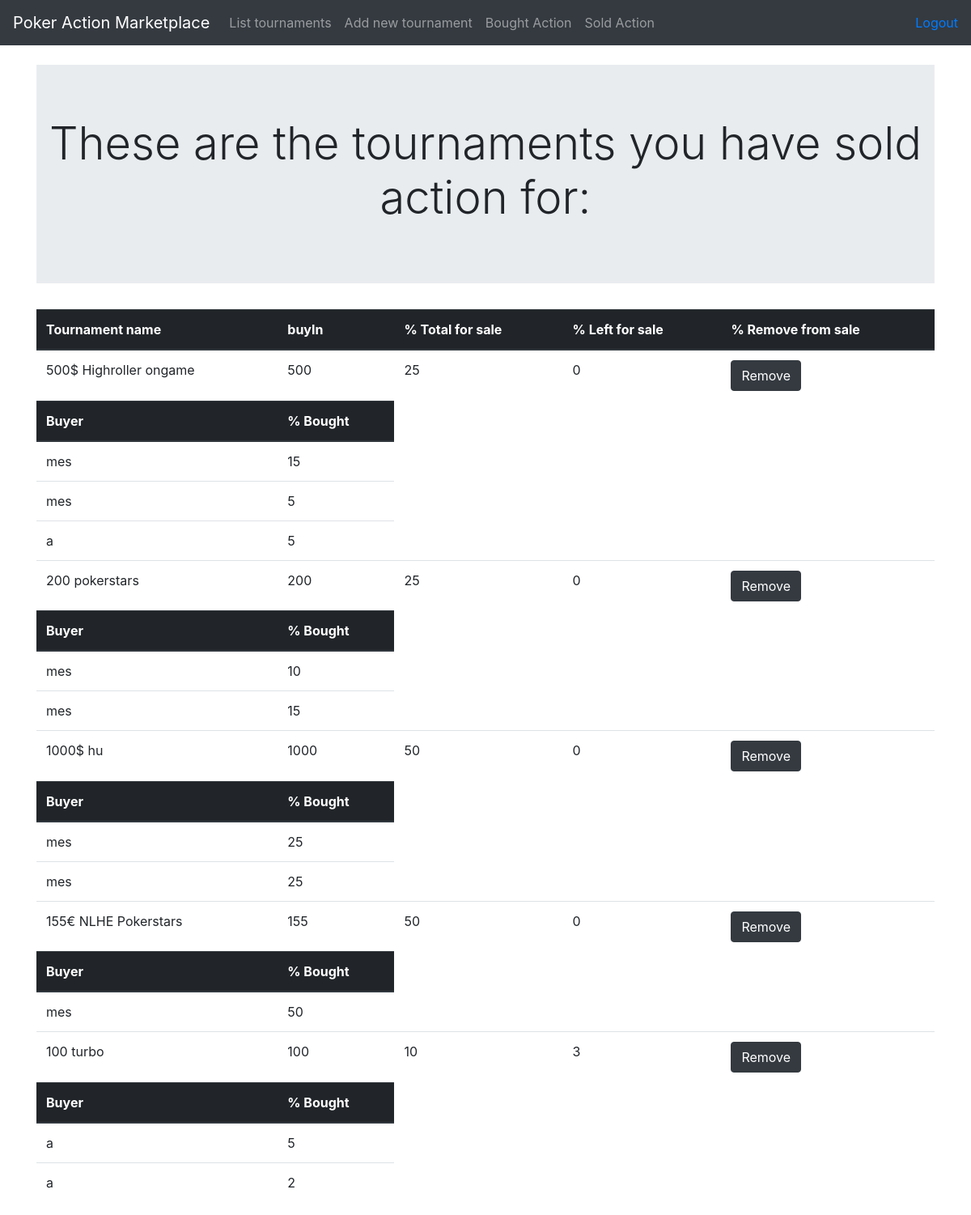
Before: /tournaments/sold (signed in) with the older database file.
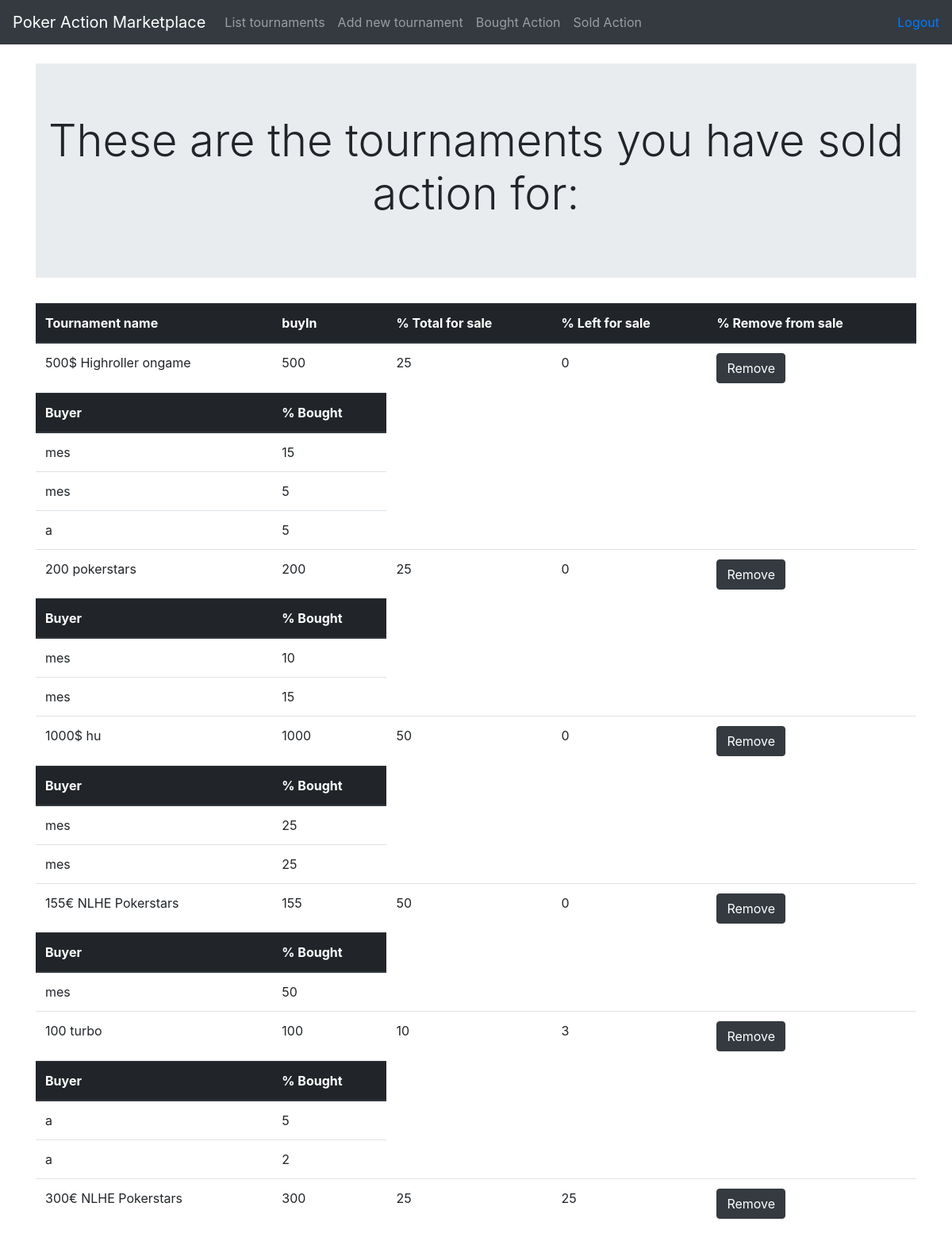
After: the same page with the newer database file.
### application/tournamentPackages/models.py (models this page shows, shortened)
class TournamentPackage(Base):
    tournament = db.Column(db.String(144), nullable=False)
    buyin = db.Column(db.Integer, nullable=False)
    pcttobesold = db.Column(db.Integer, nullable=False)
    pctleft = db.Column(db.Integer, nullable=False)
    account_id = db.Column(db.Integer, db.ForeignKey('account.id'), nullable=False)
    @staticmethod
    def tournaments_sold_action_from(id):
        stmt = text("SELECT tournament, buyin, pcttobesold, pctleft, tournament_package.id FROM tournament_package "
        "LEFT join account on tournament_package.account_id = account.id "
        "where account_id = {}".format(id))
        res = db.engine.execute(stmt)
        class soldTournaments:
            def __init__(self, tournament, buyin, pcttobesold, pctleft, id):
                self.tournament = tournament
                self.buyin = buyin
                self.pcttobesold = pcttobesold
                self.pctleft = pctleft
                self.id = id
                self.buyers = []
        tournaments = []
        for row in res:
            temp = list(row)
            tournm = soldTournaments(temp[0], temp[1], temp[2], temp[3], temp[4])
            tournaments.append(tournm)
            tournm.buyers = TournamentPackage.buyers_for_tournament(temp[4])
        return tournaments
    @staticmethod
    def buyers_for_tournament(tournamentid):
        stmt = text("SELECT buyer_id, actionboughtpct, account.name from bought_action_from_tournament LEFT JOIN account on buyer_id = account.id "
                    "where bought_action_from_tournament.tournament_package_id ={}".format(tournamentid))
        res = db.engine.execute(stmt)
        buyers = []
        for row in res:
            temp = list(row)
            buyers.append(temp)
        return buyers

class BoughtActionFromTournament(Base):
    tournament_package_id = db.Column(db.Integer, db.ForeignKey('tournament_package.id'), nullable=False)
    seller_name = db.Column(db.String(144), nullable=False)
    buyer_id = db.Column(db.Integer, db.ForeignKey('account.id'), nullable=False)
    actionboughtpct = db.Column(db.Integer, nullable=False)

### application/auth/models.py (models this page shows, shortened)
class User(Base):
    __tablename__ = "account"
    name = db.Column(db.String(144), nullable=False)
    username = db.Column(db.String(144), nullable=False)
    password = db.Column(db.String(144), nullable=False)
    tournaments = db.relationship('TournamentPackage', backref='account', lazy=True)

### application/tournamentPackages/views.py (the view)
@app.route('/tournaments/sold', methods=["GET"])
@login_required
def show_sold_tournaments():
    soldtournaments = TournamentPackage.tournaments_sold_action_from(current_user.id)
    for row in soldtournaments:
        print(row.tournament)
        for tour in row.buyers:
            print(tour)
    return render_template('tournaments/sold.html', soldTournaments = soldtournaments)

### application/__init__.py (called while the page is built)
@login_manager.user_loader
def load_user(user_id):
    return User.query.get(user_id)

### application/templates/tournaments/sold.html
{% extends "layout.html" %}
{% block body %}
<div class="jumbotron jumbotron-fluid">
  <div class="container">
    <h1 class="display-4" align=center>These are the tournaments you have sold action for:</h1>
  </div>
</div>
<table class="table">
  <thead class="thead-dark">
    <th scope="col">Tournament name</th>
    <th scope="col">buyIn</th>
    <th scope="col">% Total for sale</th>
    <th scope="col">% Left for sale</th>
    <th scope="col">% Remove from sale</th>
    </thead>
{% for tournament in soldTournaments %}
<tr>
  <td>{{ tournament.tournament }}</td>
  <td>{{ tournament.buyin }}</td>
  <td>{{ tournament.pcttobesold }}</td>
  <td>{{ tournament.pctleft }}</td>
  <td><form method ="POST", action="{{ url_for('remove_tournament_from_sale', tournament_id = tournament.id) }}">
    <input type="submit" value="Remove" class="btn btn-dark">
  </form> </td>
  {% if tournament.buyers %}
  <tr>
    <thead class="thead-dark">
    <th scope="col">Buyer</th>
    <th scope="col">% Bought</th>
    </thead>
  </tr>
  {% for buyer in tournament.buyers %}
  <tr>
    <td>{{ buyer[2] }}</td>
    <td>{{ buyer[1] }}</td>
  </tr>
    {% endfor %}
    {% endif %}
</tr>
{% endfor %}
</table>
{% endblock %}

Changed rows visible on the page:
added TournamentPackage: tournament "300€ NLHE Pokerstars", buyin "300", pcttobesold "25", pctleft "25"
